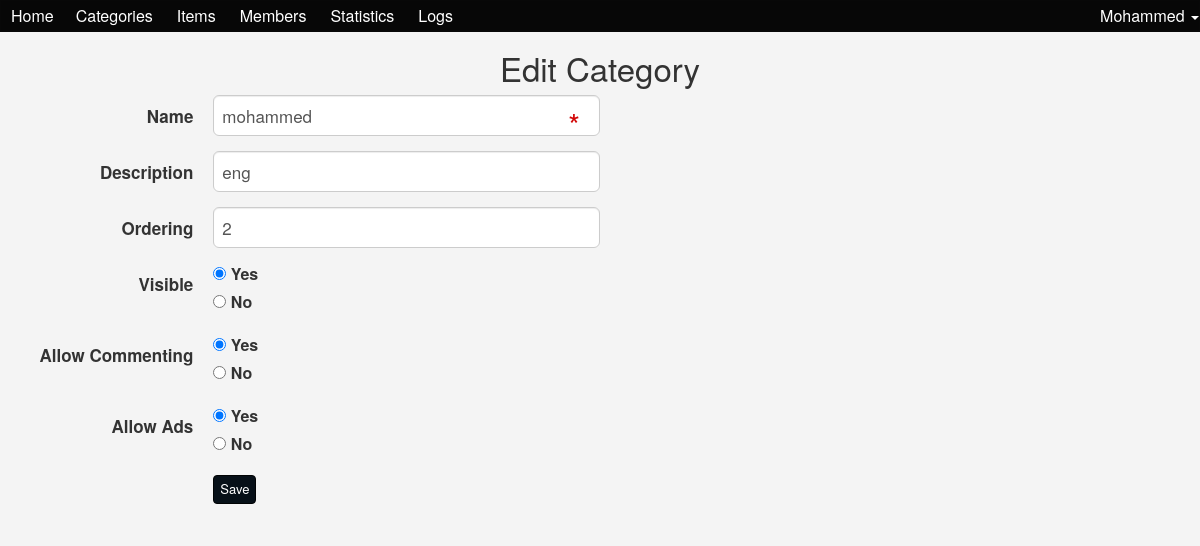
The app's page /admin/categories.php?do=Edit&catid=1 (signed in) with its own data.
### tables this page shows
CREATE TABLE `categories` (
  `ID` smallint(6) NOT NULL,
  `Name` varchar(255) NOT NULL,
  `Description` text NOT NULL,
  `Ordering` int(11) NOT NULL,
  `Visibility` tinyint(4) NOT NULL DEFAULT 0,
  `Allow_Comment` tinyint(4) NOT NULL DEFAULT 0,
  `Allow_Ads` tinyint(4) NOT NULL DEFAULT 0
);

### admin/categories.php (the view, shortened to what this page needs)
<?php
 if(isset($_SESSION['Username'])){
    include 'init.php';
    $do = isset($_GET['do']) ? $_GET['do'] : 'Manage' ;
    if($do == 'Manage'){
      $sort = 'ASC';
      $sort_array = array('ASC', 'DESC');
      if (isset($_GET['sort']) && in_array($_GET['sort'], $sort_array)){
        $sort = $_GET['sort'];
      }
      $stmt2 = $con->prepare("SELECT * FROM categories ORDER BY Ordering $sort");
      $stmt2->execute();
      $cats = $stmt2->fetchAll(); ?>
<style>
/* .categories .panel-body{
  padding:0;
}  */
/* .categories hr {
  margin-top: 5px;
  margin-bottom:5px;
} */
/* .categories .cat {
  padding: 15px;
  position:relative;
} */
.categories .cat h3 {
  margin: 0 0 10px;
}
.categories  .cat:last-of-type ~ hr{
  display:none;
}
.categories .cat .visibility {
    background-color: #c0392b;
    color: #FFF;
    padding: 4px 6px;
    margin-right: 6px;
    border-radius: 6px;
}
.categories .cat .commenting {
    background-color: #2c3e50;
    color: #FFF;
    padding: 4px 6px;
    margin-right: 6px;
    border-radius: 6px;
}
.categories .cat .advertises {
    background-color: #c0392b;
    color: #FFF;
    padding: 4px 6px;
    margin-right: 6px;
    border-radius: 6px;
}
/* .categories hr{
  margin-top:5px;
  margin-bottom:5px;
} */
/* .categories .cat{
  padding:15px;
  postion:relative;
  overflow:hidden;
} */
.categories .cat .hidden-buttons:hover{
    background-color: #EEE;
}
.categories .cat:hover .hidden-buttons{
  right:10px;
}
.categories .cat .hidden-buttons a{
  float:right;
}
.categories .cat .hidden-buttons a {
   margin-right:5px;
}
/*
.categories .cat .hidden-buttons{
  -webkit-transition: all .5e ease-in-out;
  -moz-transition: all .5e ease-in-out;
  transition:all .5e ease-in-out;
  position:absolute;
  top:15px;
  right: -120px;
} */
.categories .cat .hidden-buttons a{
  margin-right:5px;
}
</style>
       <h1 class="text-center">Manage Categories</h1>
       <div class="container categories">
        <div class="panel panel-default">
        <div class="panel-heading">Manage Categories
          <div class="ordering pull-right">
            Ordering:
            <a class="<?php if ($sort == 'ASC') {echo 'active' ;} ?>" href="?sort=ASC">ASC</a>
            <a class="<?php if ($sort == 'DESC') {echo 'active' ;} ?>" href="?sort=DESC">Desc</a>
          </div>
        </div>
        <div class="panel-body">
          <?php
           foreach($cats as $cat){
              echo "<div class='cat'>";
              echo "<div class='hidden-buttons'>";
              echo "<a href='categories.php?do=Edit&catid=".$cat['ID']."' class='btn btn-xs btn-primary'><i class='fa fa-edit'></i>Edit</a>";
              echo "<a href='categories.php?do=Delete&catid=".$cat['ID']."' class='btn btn-xs btn-danger'><i class='fa fa-close'></i>Delete</a>";
              echo "</div>";
              echo "<h3>". $cat['Name'] . "</h3>";
              echo "<p>"; if($cat['Description'] == ''){ echo 'This category has no description';} else { echo $cat['Description']; }  "<p>";
               if($cat['Visibility'] == 1){ echo '<span class="Visibility">Hidden</span>';}
               if($cat['Allow_Comment'] == 1){ echo '<span class="commenting">Comment Hidden</span>';}
               if($cat['Allow_Ads'] == 1){ echo '<span class="advertises">Ads Disabled</span>';}
              echo "</div>";
              echo "<hr>";
           }
          ?>
        </div>
        </div>
        <a class="btn btn-primary" href="categories.php?do=Add"><i class="fa fa-plus"></i>Add New Category</a>
       </div>
    <?php
    }elseif ($do == 'Edit') {
      $catid = isset($_GET['catid']) && is_numeric($_GET['catid']) ? intval($_GET['catid']) : 0 ;
      $stmt = $con->prepare("SELECT * FROM categories WHERE  ID = ? ");
      $stmt->execute(array($catid));
      $cat = $stmt->fetch();
      $count = $stmt->rowCount();
    if($count > 0){?>
                <h1 class="text-center">Edit Category</h1>
                          <div class="container">
                    <form class="form-horizontal" action="?do=Update" method="POST">
                        <div class="form-group form-group-lg">
                          <label class="col-sm-2 control-label">Name</label>
                          <div class="col-sm-10 col-md-4">
                              <input type="text" name="name" class="form-control"  required="required" placeholder="Name Of The Category" value="<?php echo $cat['Name'] ?>"/>
                          </div>
                        </div>
                        <div class="form-group form-group-lg">
                          <label class="col-sm-2 control-label">Description</label>
                          <div class="col-sm-10 col-md-4">
                              <input type="text" name="description" class="form-control" value="<?php echo $cat['Description'] ?>" />
                          </div>
                        </div>
                        <div class="form-group form-group-lg">
                          <label class="col-sm-2 control-label">Ordering</label>
                          <div class="col-sm-10 col-md-4">
                              <input type="text" name="ordering"  class="form-control" placeholder="Number To Arrange The Categories" value="<?php echo $cat['Ordering'] ?>"/>
                          </div>
                        </div>
                        <div class="form-group form-group-lg">
                          <label class="col-sm-2 control-label">Visible</label>
                          <div class="col-sm-10 col-md-4">
                              <div>
                                  <input id="vis-yes" type="radio" name="visibility" value="0" <?php if ($cat['Visibility'] == 0 ){ echo 'checked';}?> />
                                  <label for="vis-yes">Yes</label>
                              </div>
                              <div>
                                  <input id="vis-no" type="radio" name="visibility" value="1" <?php if ($cat['Visibility'] == 1 ){ echo 'checked';}?> />
                                  <label for="vis-no">No</label>
                              </div>
                          </div>
                        </div>
                        <div class="form-group form-group-lg">
                          <label class="col-sm-2 control-label">Allow Commenting</label>
                          <div class="col-sm-10 col-md-4">
                              <div>
                                  <input id="com-yes" type="radio" name="commenting" value="0" <?php if ($cat['Allow_Comment'] == 0 ){ echo 'checked';}?> />
                                  <label for="com-yes">Yes</label>
                              </div>
                              <div>
                                  <input id="com-no" type="radio" name="commenting" value="1" <?php if ($cat['Allow_Comment'] == 1 ){ echo 'checked';}?> />
                                  <label for="com-no">No</label>
                              </div>
                          </div>
                        </div>
                        <div class="form-group form-group-lg">
                          <label class="col-sm-2 control-label">Allow Ads</label>
                          <div class="col-sm-10 col-md-4">
                              <div>
                                  <input id="ads-yes" type="radio" name="ads" value="0" <?php if ($cat['Allow_Ads'] == 0 ){ echo 'checked';}?> />
                                  <label for="ads-yes">Yes</label>
                              </div>
                              <div>
                                  <input id="ads-no" type="radio" name="ads" value="1" <?php if ($cat['Allow_Ads'] == 1 ){ echo 'checked';}?> />
                                  <label for="ads-no">No</label>
                              </div>
                          </div>
                        </div>
                        <div class="form-group form-group-lg">
                          <div class="col-sm-offset-2 col-sm-10">
                              <input type="submit" value="Save" class="btn btn-primary" />
                          </div>
                        </div>
                    </form>
                    </div>
<?php
 } else{
       echo "<div class='container'>";
       $theMsg =  '<div class="alert alert-danger">Theres No Such ID</div>';
       redirectHome($theMsg);
       echo "</div>";
    }
    }
   include 'includes/templates/footer.php';
   } else{
  header('Location: index.php');
  exit();
}
?>

### admin/layout/css/backend.css (style rules this page uses)
body { background-color: #F4F4F4; font-size: 16px; }
body { background-color: #F4F4F4; }
.form-control { position: relative; }

### records on screen
categories: name "mohammed", description "eng", ordering "2", Visibility "☑ Yes", Visibility "☐ No", Allow_Comment "☑ Yes", Allow_Comment "☐ No", Allow_Ads "☑ Yes", Allow_Ads "☐ No"

### other values on screen
lang('HOME_ADMIN') "Home"
lang('CATEGORIES') "Categories"
lang('ITEMS') "Items"
lang('MEMBERS') "Members"
lang('STATISTICS') "Statistics"
lang('LOGS') "Logs"
